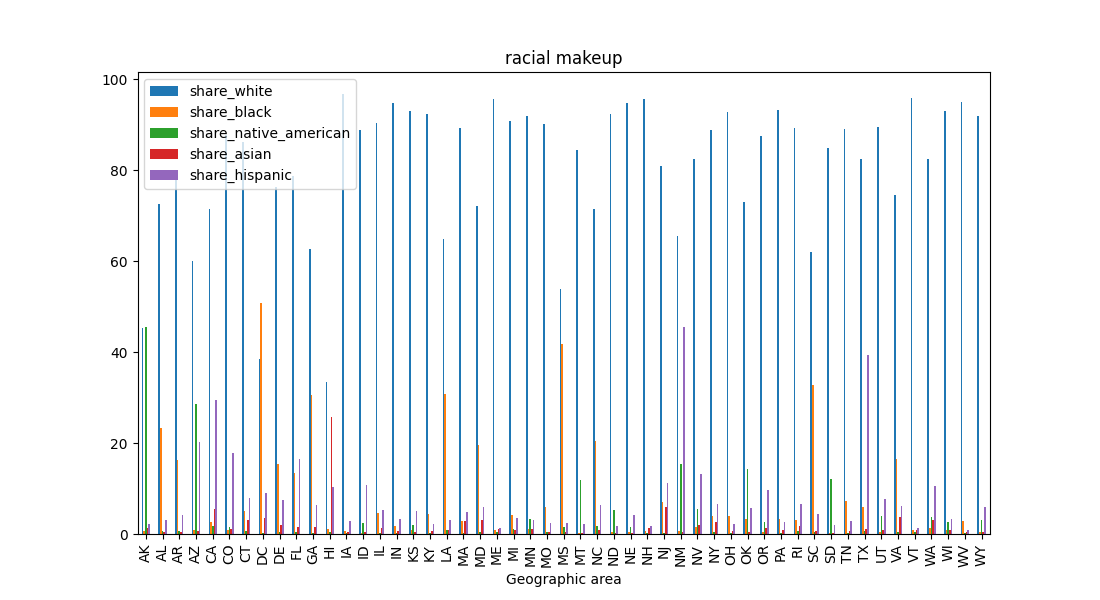

Python code for this plot:
import numpy as np
import pandas as pd
import plotly.express as px
import matplotlib.pyplot as plt
import seaborn as sns

# This might be helpful:
from collections import Counter
pd.options.display.float_format = '{:,.2f}'.format

# df_hh_income = pd.read_csv('Median_Household_Income_2015.csv', encoding="windows-1252")
# df_pct_poverty = pd.read_csv('Pct_People_Below_Poverty_Level.csv', encoding="windows-1252")
# df_pct_completed_hs = pd.read_csv('Pct_Over_25_Completed_High_School.csv', encoding="windows-1252")
df_share_race_city = pd.read_csv('Share_of_Race_By_City.csv', encoding="windows-1252")
# df_share_race_city = pd.read_csv('Share_of_Race_By_City_small.csv', encoding="windows-1252")
# df_fatalities = pd.read_csv('Deaths_by_Police_US.csv', encoding="windows-1252")

column_names = list(df_share_race_city)
df_share_race_city = df_share_race_city.replace('(X)', 0)

#change columns to float
for i in range(2, len(column_names)):
    df_share_race_city[column_names[i]] = df_share_race_city[column_names[i]].astype(float)

df_share_race_city_base = df_share_race_city.groupby(['Geographic area'])['share_white'].mean()

df_share_race_city_base = df_share_race_city_base.to_frame()

for i in range(3, len(column_names)):
    df_temp = df_share_race_city.groupby(['Geographic area'])[column_names[i]].mean()
    df_temp = df_temp.to_frame()
    df_share_race_city_base[column_names[i]] = df_temp[column_names[i]].copy()

df_share_race_city_base.to_csv('test.csv')

df_share_race_city_base.plot(kind="bar", title='racial makeup', figsize=(11, 6))

plt.show()
